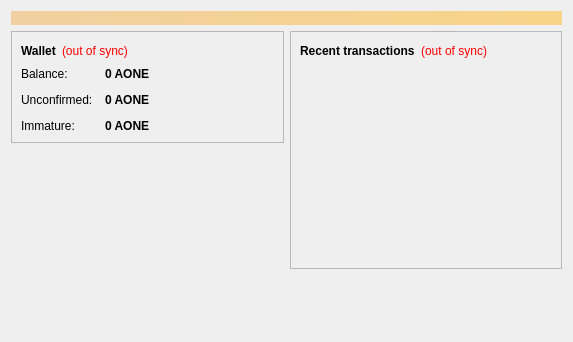
<?xml version="1.0" encoding="UTF-8"?>
<ui version="4.0">
 <class>OverviewPage</class>
 <widget class="QWidget" name="OverviewPage">
  <property name="geometry">
   <rect>
    <x>0</x>
    <y>0</y>
    <width>573</width>
    <height>342</height>
   </rect>
  </property>
  <property name="windowTitle">
   <string>Form</string>
  </property>
  <layout class="QVBoxLayout" name="topLayout">
   <item>
    <widget class="QLabel" name="labelAlerts">
     <property name="visible">
      <bool>false</bool>
     </property>
     <property name="styleSheet">
      <string notr="true">background-color: qlineargradient(x1: 0, y1: 0, x2: 1, y2: 0, stop:0 #F0D0A0, stop:1 #F8D488); color:#000000;</string>
     </property>
     <property name="wordWrap">
      <bool>true</bool>
     </property>
     <property name="margin">
      <number>3</number>
     </property>
    </widget>
   </item>
   <item>
    <layout class="QHBoxLayout" name="horizontalLayout" stretch="1,1">
     <item>
      <layout class="QVBoxLayout" name="verticalLayout_2">
       <item>
        <widget class="QFrame" name="frame">
         <property name="frameShape">
          <enum>QFrame::StyledPanel</enum>
         </property>
         <property name="frameShadow">
          <enum>QFrame::Raised</enum>
         </property>
         <layout class="QVBoxLayout" name="verticalLayout_4">
          <item>
           <layout class="QHBoxLayout" name="horizontalLayout_4">
            <item>
             <widget class="QLabel" name="label_5">
              <property name="font">
               <font>
                <weight>75</weight>
                <bold>true</bold>
               </font>
              </property>
              <property name="text">
               <string>Wallet</string>
              </property>
             </widget>
            </item>
            <item>
             <widget class="QLabel" name="labelWalletStatus">
              <property name="toolTip">
               <string>The displayed information may be out of date. Your wallet automatically synchronizes with the Aonecoin network after a connection is established, but this process has not completed yet.</string>
              </property>
              <property name="styleSheet">
               <string notr="true">QLabel { color: red; }</string>
              </property>
              <property name="text">
               <string notr="true">(out of sync)</string>
              </property>
              <property name="alignment">
               <set>Qt::AlignLeading|Qt::AlignLeft|Qt::AlignVCenter</set>
              </property>
             </widget>
            </item>
            <item>
             <spacer name="horizontalSpacer_2">
              <property name="orientation">
               <enum>Qt::Horizontal</enum>
              </property>
              <property name="sizeHint" stdset="0">
               <size>
                <width>40</width>
                <height>20</height>
               </size>
              </property>
             </spacer>
            </item>
           </layout>
          </item>
          <item>
           <layout class="QFormLayout" name="formLayout_2">
            <property name="fieldGrowthPolicy">
             <enum>QFormLayout::AllNonFixedFieldsGrow</enum>
            </property>
            <property name="horizontalSpacing">
             <number>12</number>
            </property>
            <property name="verticalSpacing">
             <number>12</number>
            </property>
            <item row="0" column="0">
             <widget class="QLabel" name="label">
              <property name="text">
               <string>Balance:</string>
              </property>
             </widget>
            </item>
            <item row="0" column="1">
             <widget class="QLabel" name="labelBalance">
              <property name="font">
               <font>
                <weight>75</weight>
                <bold>true</bold>
               </font>
              </property>
              <property name="cursor">
               <cursorShape>IBeamCursor</cursorShape>
              </property>
              <property name="toolTip">
               <string>Your current balance</string>
              </property>
              <property name="text">
               <string notr="true">0 AONE</string>
              </property>
              <property name="textInteractionFlags">
               <set>Qt::LinksAccessibleByMouse|Qt::TextSelectableByKeyboard|Qt::TextSelectableByMouse</set>
              </property>
             </widget>
            </item>
            <item row="1" column="0">
             <widget class="QLabel" name="label_3">
              <property name="text">
               <string>Unconfirmed:</string>
              </property>
             </widget>
            </item>
            <item row="1" column="1">
             <widget class="QLabel" name="labelUnconfirmed">
              <property name="font">
               <font>
                <weight>75</weight>
                <bold>true</bold>
               </font>
              </property>
              <property name="cursor">
               <cursorShape>IBeamCursor</cursorShape>
              </property>
              <property name="toolTip">
               <string>Total of transactions that have yet to be confirmed, and do not yet count toward the current balance</string>
              </property>
              <property name="text">
               <string notr="true">0 AONE</string>
              </property>
              <property name="textInteractionFlags">
               <set>Qt::LinksAccessibleByMouse|Qt::TextSelectableByKeyboard|Qt::TextSelectableByMouse</set>
              </property>
             </widget>
            </item>
            <item row="2" column="0">
             <widget class="QLabel" name="labelImmatureText">
              <property name="text">
               <string>Immature:</string>
              </property>
             </widget>
            </item>
            <item row="2" column="1">
             <widget class="QLabel" name="labelImmature">
              <property name="font">
               <font>
                <weight>75</weight>
                <bold>true</bold>
               </font>
              </property>
              <property name="toolTip">
               <string>Mined balance that has not yet matured</string>
              </property>
              <property name="text">
               <string notr="true">0 AONE</string>
              </property>
              <property name="textInteractionFlags">
               <set>Qt::LinksAccessibleByMouse|Qt::TextSelectableByKeyboard|Qt::TextSelectableByMouse</set>
              </property>
             </widget>
            </item>
           </layout>
          </item>
         </layout>
        </widget>
       </item>
       <item>
        <spacer name="verticalSpacer">
         <property name="orientation">
          <enum>Qt::Vertical</enum>
         </property>
         <property name="sizeHint" stdset="0">
          <size>
           <width>20</width>
           <height>40</height>
          </size>
         </property>
        </spacer>
       </item>
      </layout>
     </item>
     <item>
      <layout class="QVBoxLayout" name="verticalLayout_3">
       <item>
        <widget class="QFrame" name="frame_2">
         <property name="frameShape">
          <enum>QFrame::StyledPanel</enum>
         </property>
         <property name="frameShadow">
          <enum>QFrame::Raised</enum>
         </property>
         <layout class="QVBoxLayout" name="verticalLayout">
          <item>
           <layout class="QHBoxLayout" name="horizontalLayout_2">
            <item>
             <widget class="QLabel" name="label_4">
              <property name="text">
               <string>&lt;b&gt;Recent transactions&lt;/b&gt;</string>
              </property>
             </widget>
            </item>
            <item>
             <widget class="QLabel" name="labelTransactionsStatus">
              <property name="toolTip">
               <string>The displayed information may be out of date. Your wallet automatically synchronizes with the Aonecoin network after a connection is established, but this process has not completed yet.</string>
              </property>
              <property name="styleSheet">
               <string notr="true">QLabel { color: red; }</string>
              </property>
              <property name="text">
               <string notr="true">(out of sync)</string>
              </property>
              <property name="alignment">
               <set>Qt::AlignRight|Qt::AlignTrailing|Qt::AlignVCenter</set>
              </property>
             </widget>
            </item>
            <item>
             <spacer name="horizontalSpacer">
              <property name="orientation">
               <enum>Qt::Horizontal</enum>
              </property>
              <property name="sizeHint" stdset="0">
               <size>
                <width>40</width>
                <height>20</height>
               </size>
              </property>
             </spacer>
            </item>
           </layout>
          </item>
          <item>
           <widget class="QListView" name="listTransactions">
            <property name="styleSheet">
             <string notr="true">QListView { background: transparent; }</string>
            </property>
            <property name="frameShape">
             <enum>QFrame::NoFrame</enum>
            </property>
            <property name="verticalScrollBarPolicy">
             <enum>Qt::ScrollBarAlwaysOff</enum>
            </property>
            <property name="horizontalScrollBarPolicy">
             <enum>Qt::ScrollBarAlwaysOff</enum>
            </property>
            <property name="selectionMode">
             <enum>QAbstractItemView::NoSelection</enum>
            </property>
           </widget>
          </item>
         </layout>
        </widget>
       </item>
       <item>
        <spacer name="verticalSpacer_2">
         <property name="orientation">
          <enum>Qt::Vertical</enum>
         </property>
         <property name="sizeHint" stdset="0">
          <size>
           <width>20</width>
           <height>40</height>
          </size>
         </property>
        </spacer>
       </item>
      </layout>
     </item>
    </layout>
   </item>
  </layout>
 </widget>
 <resources/>
 <connections/>
</ui>
